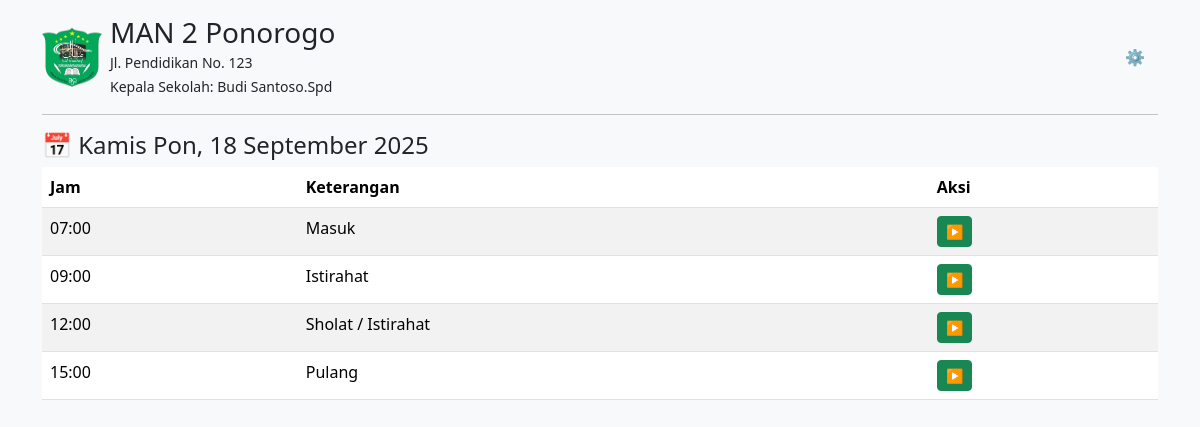
The page / on the database its author committed.
### tables this page shows
CREATE TABLE school (
                id INTEGER PRIMARY KEY AUTOINCREMENT,
                nama TEXT,
                alamat TEXT,
                kepala TEXT
            );

CREATE TABLE schedules (
    id INTEGER PRIMARY KEY AUTOINCREMENT,
    day TEXT NOT NULL,
    time TEXT NOT NULL,
    label TEXT,
    sound TEXT
, is_playing INTEGER DEFAULT 0, source TEXT DEFAULT 'default');

### app.py (the view)
@app.route("/")
def index():
    hari_map = {
        "Monday": "Senin", "Tuesday": "Selasa", "Wednesday": "Rabu",
        "Thursday": "Kamis", "Friday": "Jumat", "Saturday": "Sabtu", "Sunday": "Minggu",
    }
    today = datetime.datetime.now().strftime("%A")
    hari_ini = hari_map.get(today, today)
    schedules = get_schedules(hari_ini)
    school = get_school()
    tanggal = datetime.date.today()
    timestamp = datetime.datetime.now().timestamp()
    pasaran_list = ["Legi", "Pahing", "Pon", "Wage", "Kliwon"]
    pasaran = pasaran_list[int((timestamp // 86400 + 3) % 5)]
    bulan_map = {
        "01": "Januari", "02": "Februari", "03": "Maret", "04": "April",
        "05": "Mei", "06": "Juni", "07": "Juli", "08": "Agustus",
        "09": "September", "10": "Oktober", "11": "November", "12": "Desember"
    }
    bulan = bulan_map[tanggal.strftime("%m")]
    hari_pasaran = f"{hari_ini} {pasaran}, {tanggal.day} {bulan} {tanggal.year}"
    return render_template(
        "index.html",
        schedules=schedules,
        school=school,
        hari_pasaran=hari_pasaran  # <-- ini dikirim ke template
      )

### app.py (called while the page is built)
def get_school():
    with sqlite3.connect(DB_NAME) as conn:
        conn.row_factory = sqlite3.Row
        return conn.execute("SELECT * FROM school LIMIT 1").fetchone()

def get_schedules(day=None):
    with sqlite3.connect(DB_NAME) as conn:
        conn.row_factory = sqlite3.Row
        if day:
            return conn.execute("SELECT * FROM schedules WHERE day=? ORDER BY time", (day,)).fetchall()
        else:
            return conn.execute("SELECT * FROM schedules ORDER BY day, time").fetchall()

### templates/index.html (shortened to what this page needs)
{% extends "base.html" %}
{% block content %}
<div class="d-flex justify-content-between align-items-center mb-3">
    <div class="d-flex align-items-center">
        <img src="{{ url_for('static', filename='logo.png') }}" alt="Logo Sekolah" width="60" height="60" class="me-2">
        <div>
            <h3 class="mb-0">{{ school.nama }}</h3>
            <small>{{ school.alamat }}</small><br>
            <small>Kepala Sekolah: {{ school.kepala }}</small>
        </div>
    </div>
    <div>
        <a href="{{ url_for('settings') }}" class="btn btn-light">⚙️</a>
    </div>
</div>
<hr>
<h4>📅 {{ hari_pasaran }}</h4>
{% if schedules %}
<table class="table table-striped">
    <thead>
        <tr>
            <th>Jam</th>
            <th>Keterangan</th>
            <th>Aksi</th>
        </tr>
    </thead>
    <tbody>
        {% for s in schedules %}
        <tr>
            <td>{{ s.time }}</td>
            <td>{{ s.label }}</td>
            <td>
                <button id="btn-{{ s.id }}" class="btn btn-success btn-sm" onclick="toggleSound({{ s.id }})">▶️</button>
            </td>
        </tr>
        {% endfor %}
    </tbody>
</table>
{% else %}
<p>Belum ada jadwal untuk hari ini.</p>
{% endif %}
{% endblock %}

### templates/base.html (shortened to what this page needs)
<!DOCTYPE html>
<html lang="id">
<head>
    <link href="https://cdn.jsdelivr.net/npm/bootstrap@5.3.2/dist/css/bootstrap.min.css" rel="stylesheet">
</head>
<body class="bg-light">
<div class="position-fixed top-0 end-0 p-3" style="z-index: 1100">
</div>
<div class="container py-3">
    {% block content %}{% endblock %}
</div>
</body>
</html>

### rows shown on the page
school: nama "MAN 2 Ponorogo", alamat "Jl. Pendidikan No. 123", kepala "Budi Santoso.Spd"
schedules: time "07:00", label "Masuk"
schedules: time "09:00", label "Istirahat"
schedules: time "12:00", label "Sholat / Istirahat"
schedules: time "15:00", label "Pulang"

### other values the page prints
{{ hari_pasaran }} "Kamis Pon, 18 September 2025"
